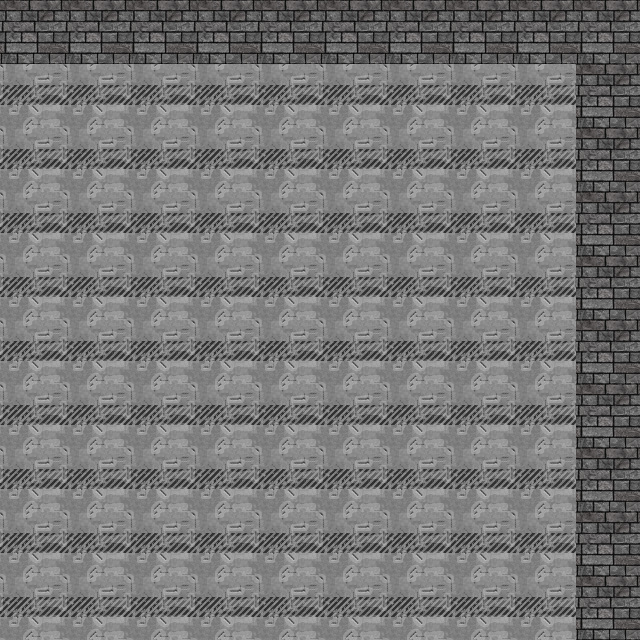

A 2D game scene composited from a Tiled map and its tileset images. What follows is a short description and the map's XML, with each tile layer's data collapsed to a summary:
An orthogonal 10x10 tile map with 64x64 px tiles, 3 tile layers (Background, Dynamic_Obstacles, Walls).

<map version="1.0" orientation="orthogonal" renderorder="right-down" width="10" height="10" tilewidth="64" tileheight="64" nextobjectid="1">
 <tileset firstgid="1" name="64pxTileSet" tilewidth="64" tileheight="64">
  <image source="../64pxTileSet.png" width="1472" height="128" />
 </tileset>
 <layer name="Background" width="10" height="10">
  <data>[100 cells, 100 non-empty, 1 distinct tile ids]</data>
 </layer>
 <layer name="Dynamic_Obstacles" width="10" height="10">
  <data>[100 cells, 0 non-empty, 0 distinct tile ids]</data>
 </layer>
 <layer name="Walls" width="10" height="10">
  <data>[100 cells, 19 non-empty, 1 distinct tile ids]</data>
 </layer>
</map>
